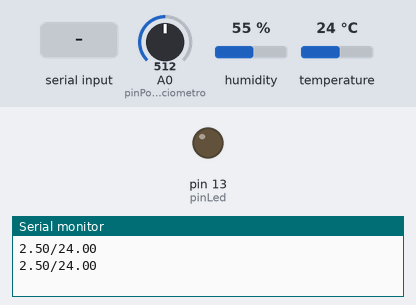
A sketch run on a simulated Arduino Uno, built with avr-gcc and run on an emulated ATmega328P. On the bench: output pins drawn as LEDs (lit = HIGH), the last lines printed to the serial monitor. The test bench sets the inputs (shaded band); at power-on: A0 (pinPotenciometro) = 512, humidity 55 %, temperature 24 °C.

Above: at 1.2 s.
1.3 s: "8" received over Serial
At 2.7 s:
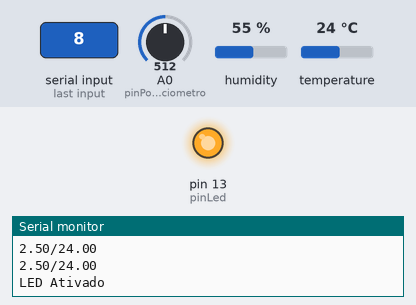
3.5 s: "9" received over Serial
At 5.2 s:
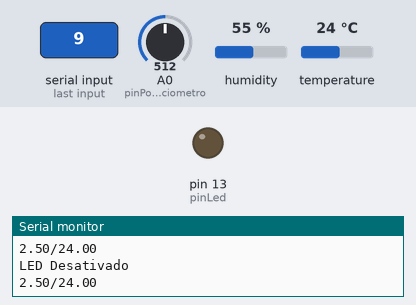
Timing chart, 0 to 6.7 s (numbered marks = the images above; inputs shaded):
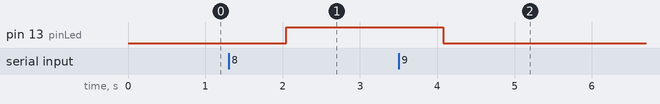

The sketch:

Cod_Arduino.ino
```cpp
#include "DHT.h"
#define DHTPIN 4
#define DHTTYPE DHT11

DHT dht(DHTPIN, DHTTYPE);

const int pinPotenciometro = A0;
#define pinLed  13

float valuePotenciometro = 0;
float temperatura, umidade;

char dataReceivedSerial = "";

void setup() {
  Serial.begin(9600);
  dht.begin();
  pinMode(pinLed,OUTPUT);

}

void loop() {
  temperatura = dht.readTemperature();
  umidade = dht.readHumidity();

  valuePotenciometro = analogRead(pinPotenciometro);

  Serial.print(valuePotenciometro * (5.0 / 1023.0));
  Serial.print("/");
  Serial.println(temperatura);

  if (Serial.available() > 0) {
    dataReceivedSerial = Serial.read();
    if (dataReceivedSerial == '8') {
      digitalWrite(pinLed, HIGH);
      Serial.println("LED Ativado");
    } else if (dataReceivedSerial == '9') {
      digitalWrite(pinLed, LOW);
      Serial.println("LED Desativado");
    }
  }

  delay(1000);
}
```

Measured:
- after the input at 1.3 s, pin 13 (pinLed): LOW → HIGH after 0.75 s
- after the input at 3.5 s, pin 13 (pinLed): HIGH → LOW after 0.57 s
